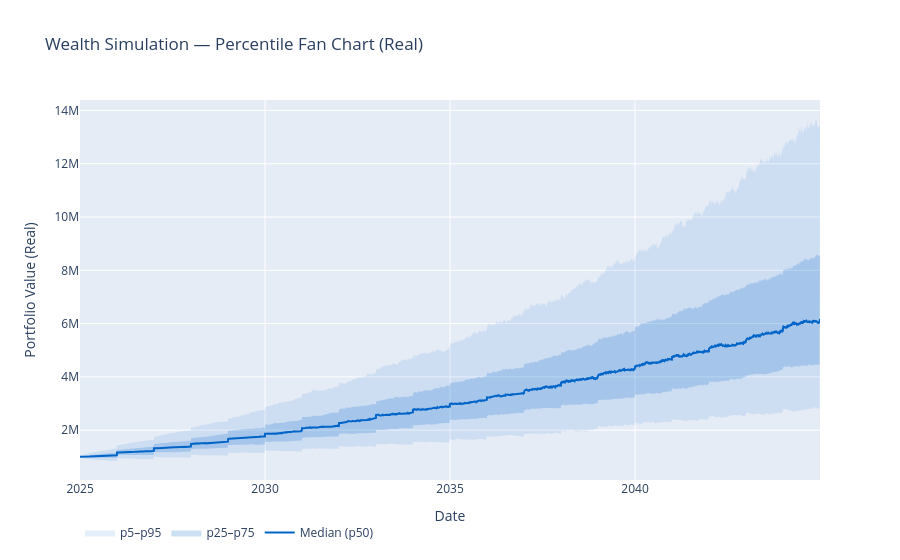

Notebook cell for this chart:
### Code cell
# Real fan chart — today's purchasing power, same date x-axis
sim_real.plot().show()

### Figure 1 — Plotly figure (JSON) as saved in the notebook; plotly's stock layout.template omitted (floating-point values rounded to 4 significant figures; data arrays with more than 128 entries replaced by an {"elided": "..."} marker saying what was removed)
{"data": [{"fill": "toself", "fillcolor": "rgba(0, 100, 200, 0.1)", "hoverinfo": "skip", "line": {"color": "rgba(255,255,255,0)"}, "name": "p5–p95", "type": "scatter", "x": {"elided": "10082 str values"}, "y": {"elided": "10082 float values"}}, {"fill": "toself", "fillcolor": "rgba(0, 100, 200, 0.2)", "hoverinfo": "skip", "line": {"color": "rgba(255,255,255,0)"}, "name": "p25–p75", "type": "scatter", "x": {"elided": "10082 str values"}, "y": {"elided": "10082 float values"}}, {"line": {"color": "rgb(0, 100, 200)", "width": 2}, "mode": "lines", "name": "Median (p50)", "type": "scatter", "x": {"elided": "5041 str values"}, "y": {"elided": "5041 float values"}}], "layout": {"legend": {"orientation": "h"}, "title": {"text": "Wealth Simulation — Percentile Fan Chart (Real)"}, "xaxis": {"title": {"text": "Date"}}, "yaxis": {"title": {"text": "Portfolio Value (Real)"}}}}
